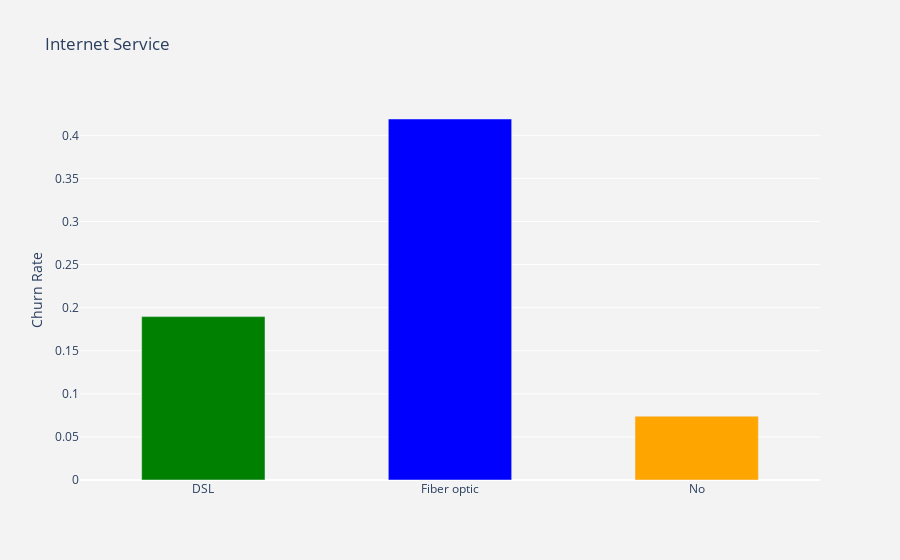

The cell this chart's notebook holds for it:
### Code cell
df_plot = df_data.groupby('InternetService').Churn.mean().reset_index()
plot_data = [
    go.Bar(
        x=df_plot['InternetService'],
        y=df_plot['Churn'],
        width = [0.5, 0.5, 0.5],
        marker=dict(
        color=['green', 'blue', 'orange'])
    )
]

plot_layout = go.Layout(
        xaxis={"type": "category"},
        title='Internet Service',
        yaxis={"title": "Churn Rate"},
        plot_bgcolor  = 'rgb(243,243,243)',
        paper_bgcolor  = 'rgb(243,243,243)',
    )
fig = go.Figure(data=plot_data, layout=plot_layout)
iplot(fig)

### Figure 1 — Plotly figure (JSON) as saved in the notebook; plotly's stock layout.template omitted (floating-point values rounded to 4 significant figures)
{"data": [{"marker": {"color": ["green", "blue", "orange"]}, "type": "bar", "width": [0.5, 0.5, 0.5], "x": ["DSL", "Fiber optic", "No"], "y": [0.1896, 0.4189, 0.07405]}], "layout": {"paper_bgcolor": "rgb(243,243,243)", "plot_bgcolor": "rgb(243,243,243)", "title": {"text": "Internet Service"}, "xaxis": {"type": "category"}, "yaxis": {"title": {"text": "Churn Rate"}}}}
